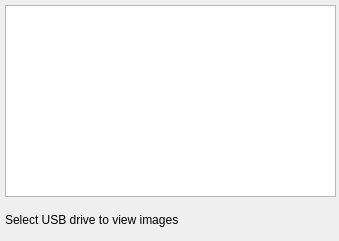
<?xml version="1.0" encoding="UTF-8"?>
<ui version="4.0">
 <class>LoadUsbDlg</class>
 <widget class="QDialog" name="LoadUsbDlg">
  <property name="geometry">
   <rect>
    <x>0</x>
    <y>0</y>
    <width>339</width>
    <height>241</height>
   </rect>
  </property>
  <property name="sizePolicy">
   <sizepolicy hsizetype="MinimumExpanding" vsizetype="Minimum">
    <horstretch>0</horstretch>
    <verstretch>0</verstretch>
   </sizepolicy>
  </property>
  <property name="minimumSize">
   <size>
    <width>300</width>
    <height>0</height>
   </size>
  </property>
  <property name="windowTitle">
   <string>USB Drives Available</string>
  </property>
  <widget class="QWidget" name="layoutWidget">
   <property name="geometry">
    <rect>
     <x>0</x>
     <y>0</y>
     <width>341</width>
     <height>241</height>
    </rect>
   </property>
   <layout class="QVBoxLayout" name="verticalLayout">
    <property name="leftMargin">
     <number>5</number>
    </property>
    <property name="topMargin">
     <number>5</number>
    </property>
    <property name="rightMargin">
     <number>5</number>
    </property>
    <property name="bottomMargin">
     <number>5</number>
    </property>
    <item>
     <widget class="QListWidget" name="usbList">
      <property name="sizePolicy">
       <sizepolicy hsizetype="MinimumExpanding" vsizetype="Preferred">
        <horstretch>0</horstretch>
        <verstretch>0</verstretch>
       </sizepolicy>
      </property>
     </widget>
    </item>
    <item>
     <widget class="QLabel" name="label">
      <property name="sizePolicy">
       <sizepolicy hsizetype="MinimumExpanding" vsizetype="Preferred">
        <horstretch>0</horstretch>
        <verstretch>0</verstretch>
       </sizepolicy>
      </property>
      <property name="text">
       <string>Select USB drive to view images</string>
      </property>
     </widget>
    </item>
   </layout>
  </widget>
 </widget>
 <resources/>
 <connections/>
</ui>
